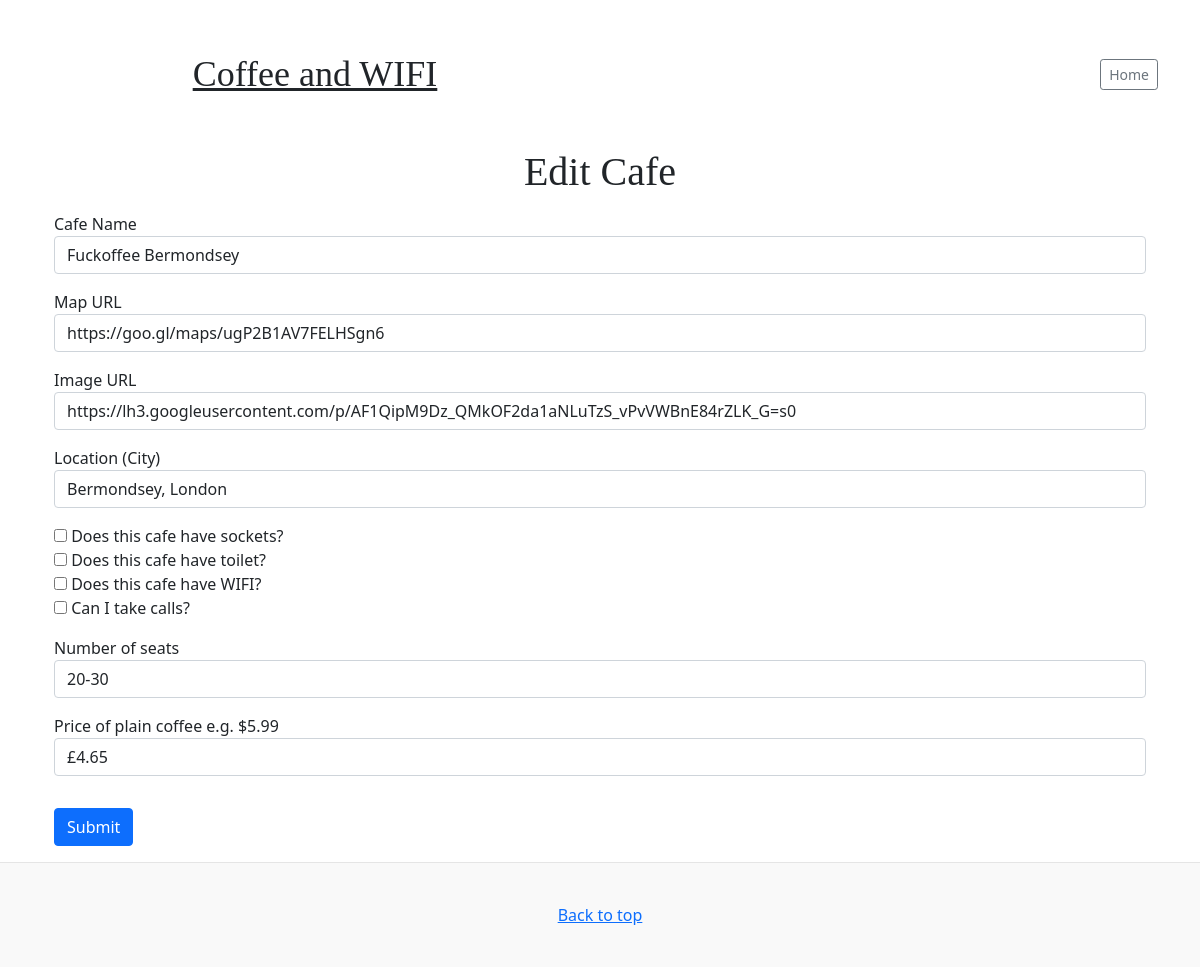
The app's page /edit-cafe/5 with its own data.
### main.py (models this page shows, shortened)
class Cafe(db.Model):
    __tablename__ = "cafe"
    id = db.Column(db.Integer, primary_key=True)
    name = db.Column(db.String(100), unique=True, nullable=False)
    map_url = db.Column(db.String(250), nullable=False)
    img_url = db.Column(db.String(250), nullable=False)
    location = db.Column(db.String(250), nullable=False)
    has_sockets = db.Column(db.Boolean, nullable=False)
    has_toilet = db.Column(db.Boolean, nullable=False)
    has_wifi = db.Column(db.Boolean, nullable=False)
    can_take_calls = db.Column(db.Boolean, nullable=False)
    seats = db.Column(db.String(250), nullable=False)
    coffee_price = db.Column(db.String(250), nullable=True)

### main.py (the view, shortened to what this page needs)
@app.route('/edit-cafe/<int:cafe_id>', methods=["GET", "POST"])
def edit_cafe(cafe_id):
    cafe = Cafe.query.get(cafe_id)
    edit_form = CreateCafeForm(
        name=cafe.name,
        map_url=cafe.map_url,
        img_url=cafe.img_url,
        location=cafe.location,
        has_sockets=cafe.has_sockets,
        has_toilet=cafe.has_toilet,
        has_wifi=cafe.has_wifi,
        can_take_calls=cafe.can_take_calls,
        seats=cafe.seats,
        coffee_price=cafe.coffee_price
    )
    return render_template('edit-cafe.html', form=edit_form)

### forms.py
class CreateCafeForm(FlaskForm):
    name = StringField("Cafe Name", validators=[DataRequired()])
    map_url = StringField("Map URL", validators=[DataRequired(), URL()])
    img_url = StringField("Image URL", validators=[DataRequired(), URL()])
    location = StringField("Location (City)", validators=[DataRequired()])
    has_sockets = BooleanField("Does this cafe have sockets?")
    has_toilet = BooleanField("Does this cafe have toilet?")
    has_wifi = BooleanField("Does this cafe have WIFI?")
    can_take_calls = BooleanField("Can I take calls?")
    seat_choices =['1-10', '10-20','20-30','30-40','40-50','50+']
    seats = SelectField("Number of seats", choices=seat_choices)
    coffee_price = StringField("Price of plain coffee e.g. $5.99", validators=[DataRequired()])
    submit = SubmitField("Submit")

### templates/edit-cafe.html (shortened to what this page needs)
{% import "bootstrap/wtf.html" as wtf %}
<!doctype html>
<html lang="en">
<head>
  <link href="../static/css/bootstrap.min.css" rel="stylesheet">
  <link href="../static/styles.css" rel="stylesheet">
</head>
<body>
  <div class="container title-nav">
    <header class="blog-header py-3">
      <div class="row flex-nowrap justify-content-between align-items-center">
        <div class="col-6 text-center">
          <a class="blog-header-logo text-dark" href="#">Coffee and WIFI</a>
        </div>
        <div class="col-6 d-flex justify-content-end align-items-center">
          <a class="btn btn-sm btn-outline-secondary" href="{{ url_for('home') }}">Home</a>
        </div>
      </div>
    </header>
  </div>
  <div class="container">
    <h3 class="display-6 text-center">Edit Cafe</h3>
    <div class="container-fluid">
      {{ wtf.quick_form(form, novalidate=True, button_map={"submit": "primary", "edit":"warning"}) }}
    </div>
  </div>
  <footer class="blog-footer">
    <p>
      <a href="#">Back to top</a>
    </p>
  </footer>
</body>
</html>

### static/styles.css (style rules this page uses)
.blog-header { line-height: 1; }
.blog-header-logo { font-family: "Playfair Display", Georgia, "Times New Roman", serif ; font-size: 2.25rem; }
h1, h2, h3, h4, h5, h6 { font-family: "Playfair Display", Georgia, "Times New Roman", serif ; }
.title-nav { padding-top: 2.5rem; padding-bottom: 2.5rem; }
.blog-footer { padding: 2.5rem 0; color: #727272; text-align: center; background-color: #f9f9f9; border-top: .05rem solid #e5e5e5; }
.blog-footer p:last-child { margin-bottom: 0; }
#submit, .form-group { margin-top: 1rem; margin-bottom: 1rem; }

### records on screen
Cafe: name "Fuckoffee Bermondsey", map_url "https://goo.gl/maps/ugP2B1AV7FELHSgn6", img_url "https://lh3.googleusercontent.com/p/AF1QipM9Dz_QMkOF2da1aNLuTzS_vPvVWBnE84rZLK_G=s0", location "Bermondsey, London", seats "20-30", coffee_price "£4.65"
